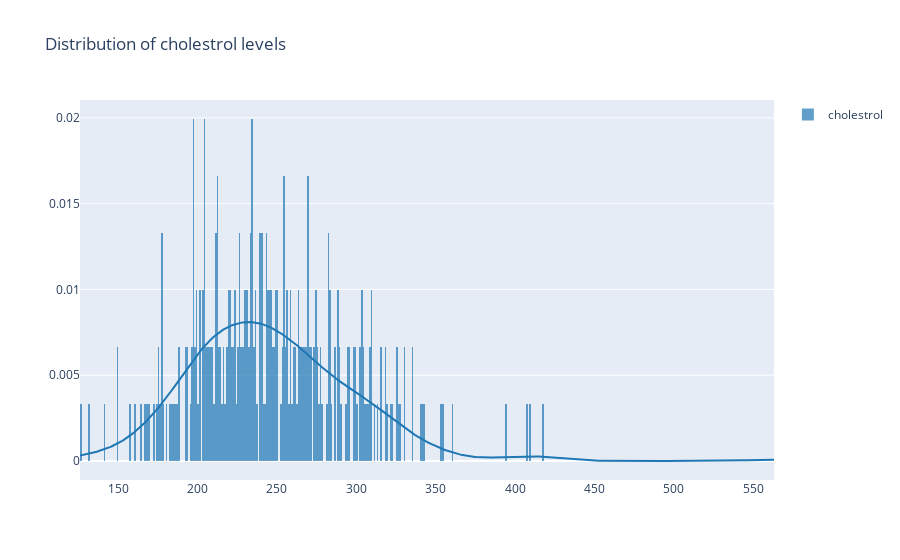

The notebook cell saved with this chart:
### Code cell
x = df["chol"]
hist_data = [x]
group_labels = ['cholestrol'] # name of the dataset

fig = ff.create_distplot(hist_data, group_labels, show_rug=False)
fig.update_layout(title = "Distribution of cholestrol levels")
fig.show()

### Figure 1 — Plotly figure (JSON) as saved in the notebook; plotly's stock layout.template omitted (floating-point values rounded to 4 significant figures; data arrays with more than 128 entries replaced by an {"elided": "..."} marker saying what was removed)
{"data": [{"autobinx": false, "histnorm": "probability density", "legendgroup": "cholestrol", "marker": {"color": "rgb(31, 119, 180)"}, "name": "cholestrol", "opacity": 0.7, "type": "histogram", "x": {"elided": "302 int values"}, "xaxis": "x", "xbins": {"end": 564, "size": 1, "start": 126}, "yaxis": "y"}, {"legendgroup": "cholestrol", "marker": {"color": "rgb(31, 119, 180)"}, "mode": "lines", "name": "cholestrol", "showlegend": false, "type": "scatter", "x": {"elided": "500 float values"}, "xaxis": "x", "y": {"elided": "500 float values"}, "yaxis": "y"}], "layout": {"barmode": "overlay", "hovermode": "closest", "legend": {"traceorder": "reversed"}, "title": {"text": "Distribution of cholestrol levels"}, "xaxis": {"anchor": "y2", "domain": [0, 1], "zeroline": false}, "yaxis": {"anchor": "free", "domain": [0, 1], "position": 0}}}
